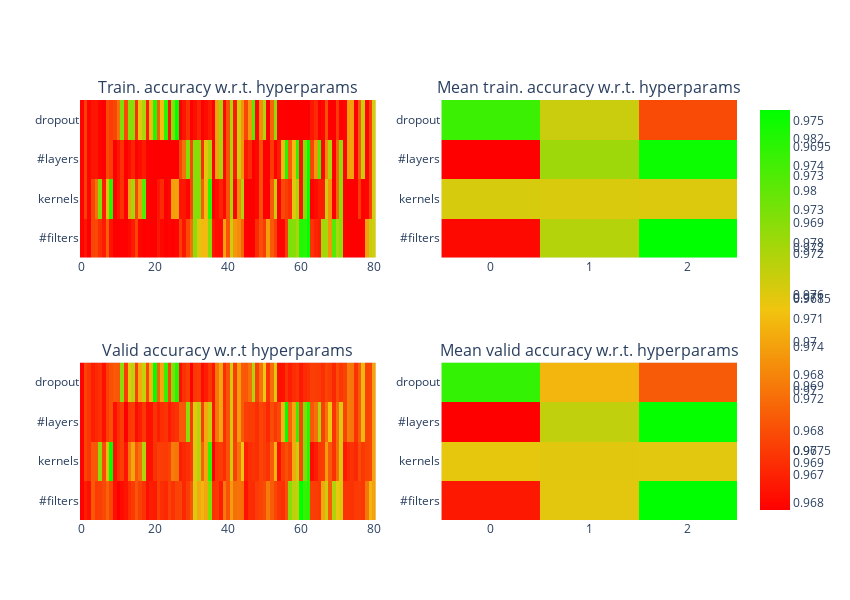

The notebook cell this image was saved under:
### Code cell
performances=np.zeros((variables,iterations))
performances2=np.zeros((variables,iterations))
a = attempts
for j in range(variables):
    k=0
    for l in range(a):
        for i in range(iterations):
            if (i%(a**(j+1)))<((l+1)*a**(j+1)/a) and (i%(a**(j+1)))>=(l*a**(j+1)/a):
                performances[j,k]=validation_accuracy[i][0]
                performances2[j,k]=training_accuracy[i][0]
                k=k+1

general_perf = np.zeros((variables,attempts))
general_perf2 = np.zeros((variables,attempts))
for i in range(variables):
    for j in range(attempts):
        general_perf[i,j]=np.mean(performances[i,j*int(iterations/a):(j+1)*int(iterations/a)])
        general_perf2[i,j]=np.mean(performances2[i,j*int(iterations/a):(j+1)*int(iterations/a)])

fig = make_subplots(rows=2, cols=2,subplot_titles=("Train. accuracy w.r.t. hyperparams",
                                                   "Mean train. accuracy w.r.t. hyperparams",
                                                   "Valid accuracy w.r.t hyperparams",
                                                   "Mean valid accuracy w.r.t. hyperparams"))
y = ['#filters','kernels','#layers','dropout']
x = np.linspace(0,31,32)
Colorscale = [[0, '#FF0000'],[0.5, '#F1C40F'], [1, '#00FF00']]
fig.add_trace(go.Heatmap(y=[y[i] for i in range(len(y))],
                   x=[x[i] for i in range(32)],
                   z=performances, colorscale = Colorscale),row=1,col=1)
fig.add_trace(go.Heatmap(y=[y[i] for i in range(len(y))],
                   x=[x[i] for i in range(32)],
                   z=performances2,colorscale=Colorscale),row=2,col=1)
fig.add_trace(go.Heatmap(y=[y[i] for i in range(len(y))],
                   x=[0,1],
                   z=general_perf,colorscale=Colorscale),row=1,col=2)
fig.add_trace(go.Heatmap(y=[y[i] for i in range(len(y))],
                   x=[0,1],
                   z=general_perf2,colorscale=Colorscale),row=2,col=2)
fig.update_layout(height=600, width=850)

fig.show()

### Figure 1 — Plotly figure (JSON) as saved in the notebook; plotly's stock layout.template omitted (floating-point values rounded to 4 significant figures; data arrays with more than 128 entries replaced by an {"elided": "..."} marker saying what was removed)
{"data": [{"colorscale": [[0, "#FF0000"], [0.5, "#F1C40F"], [1, "#00FF00"]], "type": "heatmap", "x": [0, 1, 2, 3, 4, 5, 6, 7, 8, 9, 10, 11, 12, 13, 14, 15, 16, 17, 18, 19, 20, 21, 22, 23, 24, 25, 26, 27, 28, 29, 30, 31], "xaxis": "x", "y": ["#filters", "kernels", "#layers", "dropout"], "yaxis": "y", "z": {"elided": "4x81 float values"}}, {"colorscale": [[0, "#FF0000"], [0.5, "#F1C40F"], [1, "#00FF00"]], "type": "heatmap", "x": [0, 1, 2, 3, 4, 5, 6, 7, 8, 9, 10, 11, 12, 13, 14, 15, 16, 17, 18, 19, 20, 21, 22, 23, 24, 25, 26, 27, 28, 29, 30, 31], "xaxis": "x3", "y": ["#filters", "kernels", "#layers", "dropout"], "yaxis": "y3", "z": {"elided": "4x81 float values"}}, {"colorscale": [[0, "#FF0000"], [0.5, "#F1C40F"], [1, "#00FF00"]], "type": "heatmap", "x": [0, 1], "xaxis": "x2", "y": ["#filters", "kernels", "#layers", "dropout"], "yaxis": "y2", "z": [[0.9685, 0.9718, 0.9739], [0.9714, 0.9714, 0.9714], [0.9683, 0.9721, 0.9738], [0.9732, 0.9716, 0.9694]]}, {"colorscale": [[0, "#FF0000"], [0.5, "#F1C40F"], [1, "#00FF00"]], "type": "heatmap", "x": [0, 1], "xaxis": "x4", "y": ["#filters", "kernels", "#layers", "dropout"], "yaxis": "y4", "z": [[0.9673, 0.9685, 0.9697], [0.9685, 0.9685, 0.9685], [0.9671, 0.9687, 0.9697], [0.9695, 0.9683, 0.9677]]}], "layout": {"annotations": [{"font": {"size": 16}, "showarrow": false, "text": "Train. accuracy w.r.t. hyperparams", "x": 0.225, "xanchor": "center", "xref": "paper", "y": 1, "yanchor": "bottom", "yref": "paper"}, {"font": {"size": 16}, "showarrow": false, "text": "Mean train. accuracy w.r.t. hyperparams", "x": 0.775, "xanchor": "center", "xref": "paper", "y": 1, "yanchor": "bottom", "yref": "paper"}, {"font": {"size": 16}, "showarrow": false, "text": "Valid accuracy w.r.t hyperparams", "x": 0.225, "xanchor": "center", "xref": "paper", "y": 0.375, "yanchor": "bottom", "yref": "paper"}, {"font": {"size": 16}, "showarrow": false, "text": "Mean valid accuracy w.r.t. hyperparams", "x": 0.775, "xanchor": "center", "xref": "paper", "y": 0.375, "yanchor": "bottom", "yref": "paper"}], "height": 600, "width": 850, "xaxis": {"anchor": "y", "domain": [0, 0.45]}, "xaxis2": {"anchor": "y2", "domain": [0.55, 1]}, "xaxis3": {"anchor": "y3", "domain": [0, 0.45]}, "xaxis4": {"anchor": "y4", "domain": [0.55, 1]}, "yaxis": {"anchor": "x", "domain": [0.625, 1]}, "yaxis2": {"anchor": "x2", "domain": [0.625, 1]}, "yaxis3": {"anchor": "x3", "domain": [0, 0.375]}, "yaxis4": {"anchor": "x4", "domain": [0, 0.375]}}}
